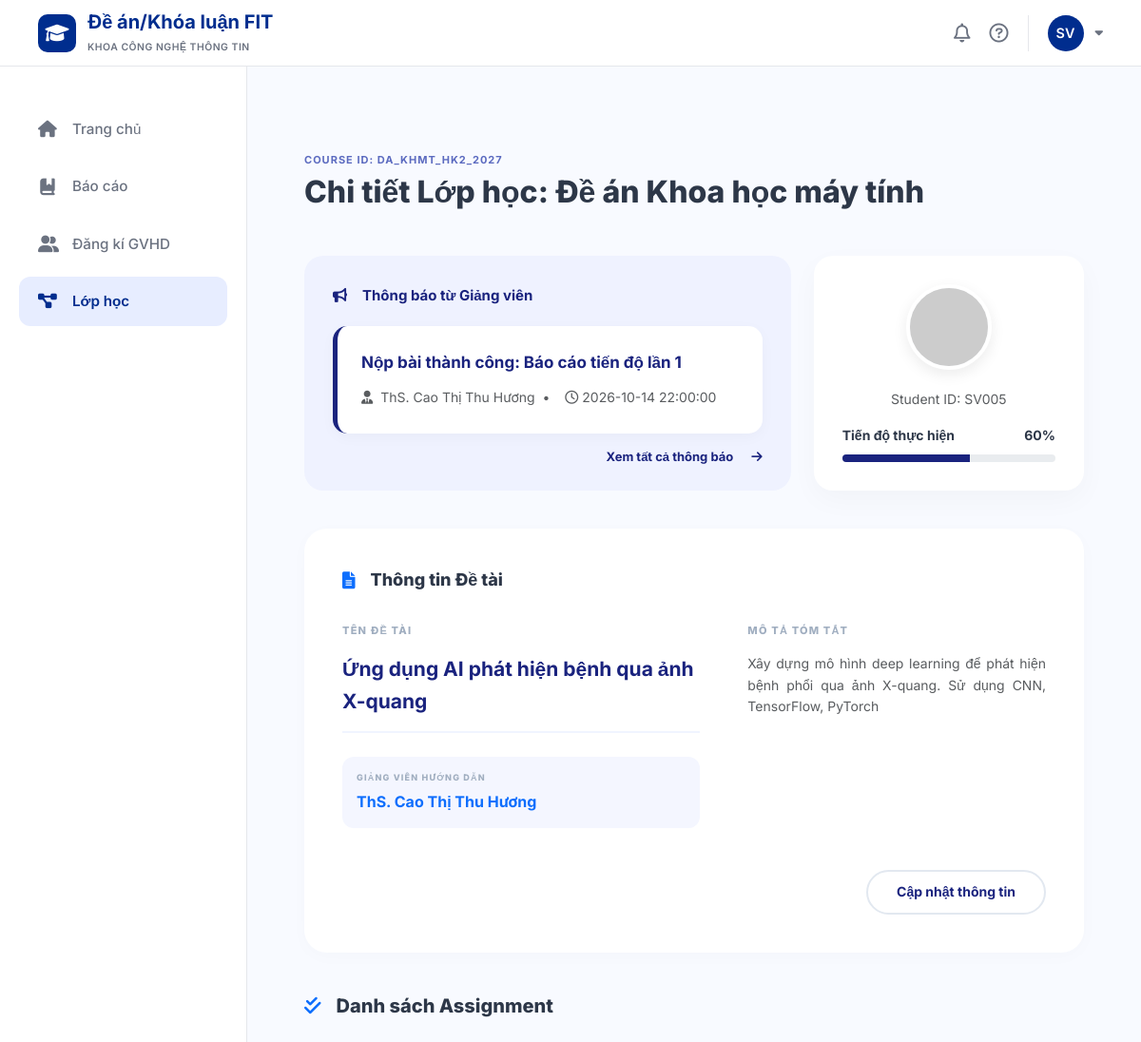
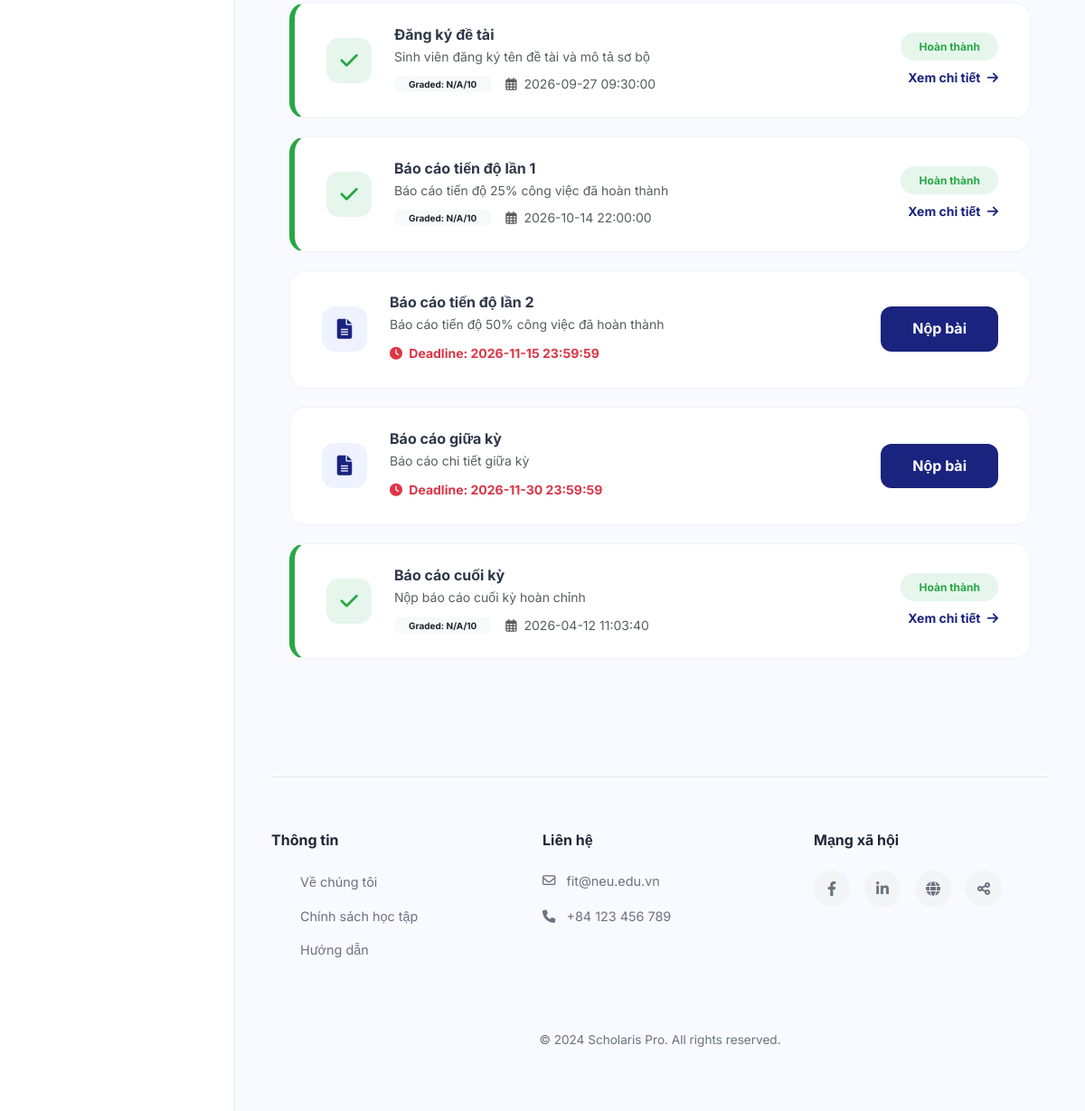
/project-detail/54 (signed in), run on an earlier commit of the app's database (2 pictures, top to bottom).
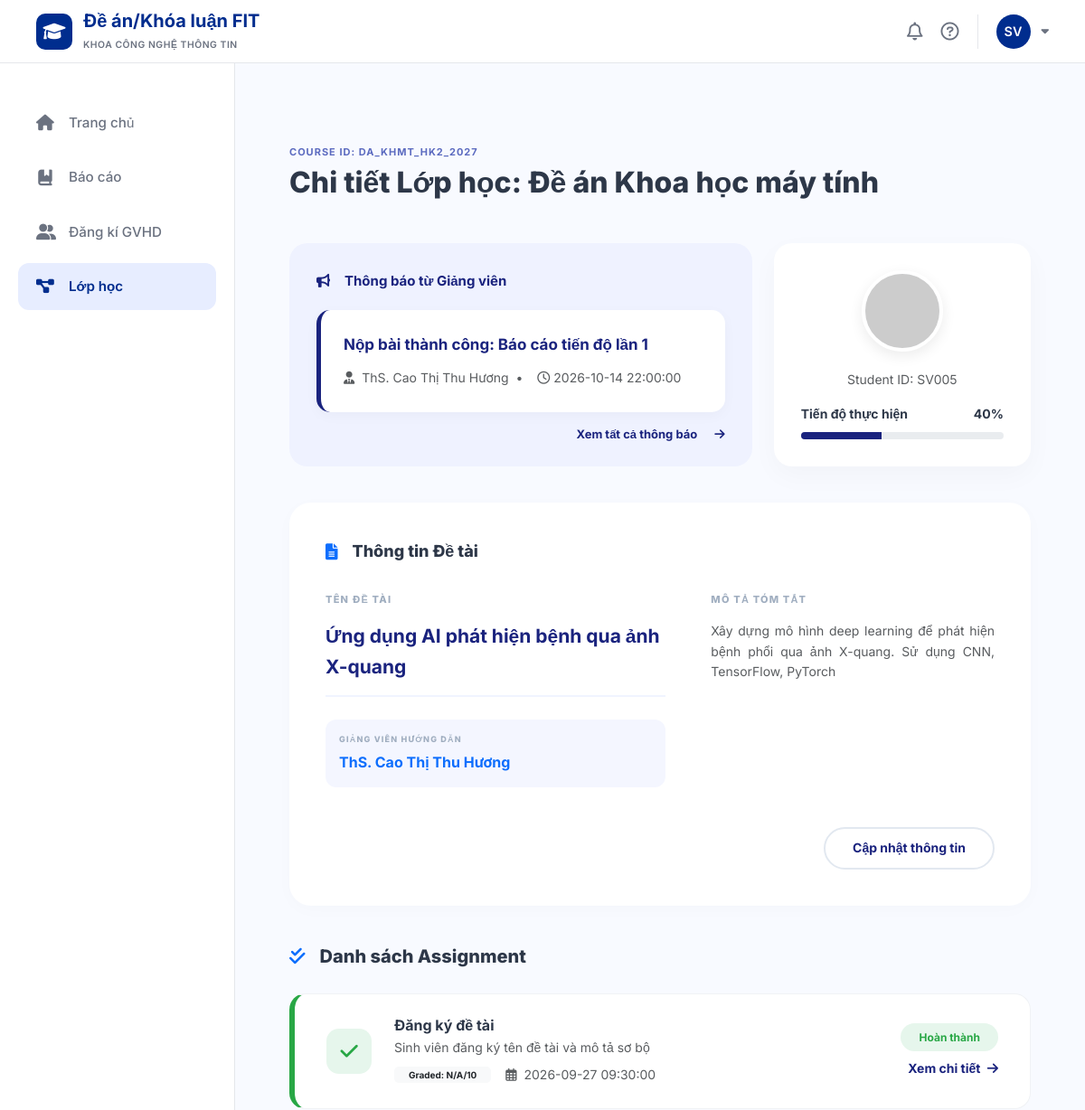
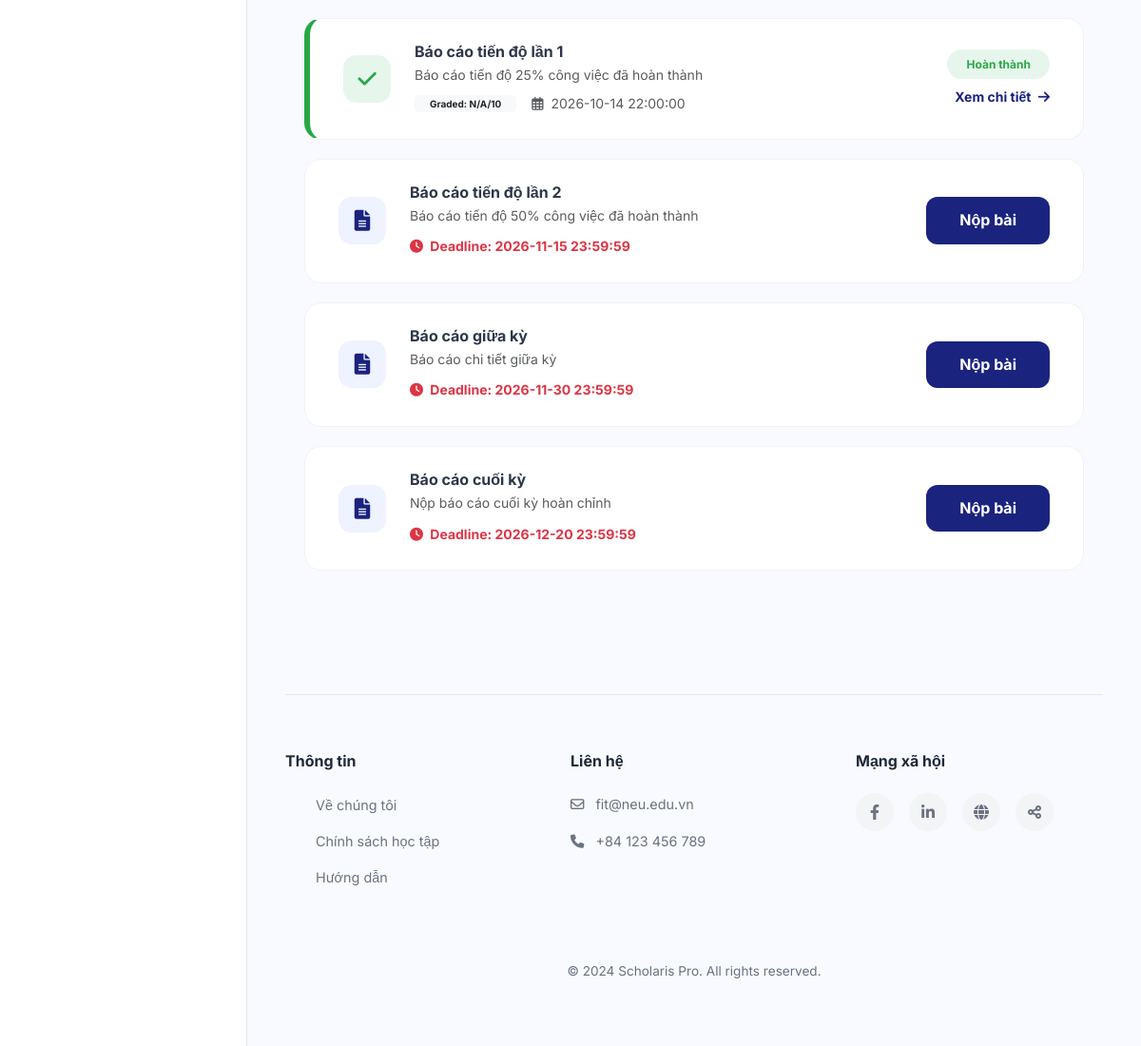
And on a later commit of the database (2 pictures, top to bottom).
### tables this page shows
CREATE TABLE topics (
    id INTEGER PRIMARY KEY AUTOINCREMENT,
    student_id INTEGER NOT NULL,
    class_id INTEGER NOT NULL,
    title VARCHAR(500) NOT NULL,
    description TEXT,
    created_at DATETIME DEFAULT CURRENT_TIMESTAMP,
    updated_at DATETIME DEFAULT CURRENT_TIMESTAMP,
    FOREIGN KEY (student_id) REFERENCES students(id),
    FOREIGN KEY (class_id) REFERENCES classes(id)
);

CREATE TABLE submissions (
    id INTEGER PRIMARY KEY AUTOINCREMENT,
    assignment_id INTEGER NOT NULL,
    student_id INTEGER NOT NULL,
    file_url VARCHAR(500),
    file_name VARCHAR(255),
    file_size INTEGER,
    progress_report TEXT,
    submitted_at DATETIME DEFAULT CURRENT_TIMESTAMP,
    is_late INTEGER DEFAULT 0,
    is_final INTEGER DEFAULT 0,
    version INTEGER DEFAULT 1,
    FOREIGN KEY (assignment_id) REFERENCES assignments(id) ON DELETE CASCADE,
    FOREIGN KEY (student_id) REFERENCES students(id)
);

CREATE TABLE assignments (
    id INTEGER PRIMARY KEY AUTOINCREMENT,
    class_id INTEGER NOT NULL,
    title VARCHAR(200) NOT NULL,
    description TEXT,
    deadline DATETIME NOT NULL,
    max_file_size INTEGER DEFAULT 10,
    allowed_file_types VARCHAR(200),
    created_at DATETIME DEFAULT CURRENT_TIMESTAMP, is_overdue,
    FOREIGN KEY (class_id) REFERENCES classes(id) ON DELETE CASCADE
);

### app/student/myprojects/routes.py (the view)
@myprojects_bp.route('/project-detail/<int:id>')
def project_detail(id):
    user_id = session.get('user_id') or 1
    conn = get_db()
    conn.row_factory = lambda cursor, row: dict(zip([column[0] for column in cursor.description], row))
    cur = conn.cursor()
    cur.execute("""
        SELECT c.id, c.class_code, c.class_name, u.full_name AS lecturer_name,
               s.id AS student_pk, s.student_code
        FROM classes c
        JOIN lecturers l ON c.lecturer_id = l.id
        JOIN users u ON l.user_id = u.id
        JOIN class_students cs ON c.id = cs.class_id
        JOIN students s ON cs.student_id = s.id
        WHERE c.id = ? AND s.user_id = ?
    """, (id, user_id))
    class_info = cur.fetchone()
    cur.execute("""
        SELECT
            (SELECT COUNT(*) FROM assignments WHERE class_id = ?) as total,
            (SELECT COUNT(*) FROM submissions WHERE student_id = ? AND assignment_id IN
                (SELECT id FROM assignments WHERE class_id = ?)) as completed
    """, (id, class_info['student_pk'], id))
    counts = cur.fetchone()
    progress = int((counts['completed'] / counts['total'] * 100)) if counts['total'] > 0 else 0
    cur.execute("SELECT title, description FROM topics WHERE class_id = ? AND student_id = ?",
               (id, class_info['student_pk']))
    topic = cur.fetchone()
    cur.execute("""
        SELECT title, content, created_at
        FROM notifications
        WHERE user_id = ? OR related_id = ?
        ORDER BY created_at DESC LIMIT 1
    """, (user_id, id))
    latest_notification = cur.fetchone()
    cur.execute("""
        SELECT a.id, a.title, a.description, a.deadline,
               sub.submitted_at, sub.file_url, sub.is_late, cs.grade
        FROM assignments a
        LEFT JOIN submissions sub ON a.id = sub.assignment_id AND sub.student_id = ?
        LEFT JOIN class_students cs ON a.class_id = cs.class_id AND cs.student_id = ?
        WHERE a.class_id = ?
        ORDER BY a.deadline ASC
    """, (class_info['student_pk'], class_info['student_pk'], id))
    assignments = cur.fetchall()
    return render_template('student/project_detail.html',
                           class_info=class_info, topic=topic,
                           latest_notification=latest_notification,
                           assignments=assignments, progress=progress)

### app/database.py (called while the page is built)
def get_db():
    if 'db' not in g:
        g.db = sqlite3.connect(DB_PATH, timeout=30)
        g.db.row_factory = sqlite3.Row
        try:
            g.db.execute("PRAGMA journal_mode=WAL")
            g.db.execute("PRAGMA foreign_keys=ON")
        except sqlite3.OperationalError:
            pass
    return g.db

### templates/student/project_detail.html (shortened to what the changed rows need)
{% extends "student/base.html" %}
{% block content %}
<link rel="stylesheet" href="https://cdnjs.cloudflare.com/ajax/libs/font-awesome/6.0.0/css/all.min.css">
<div class="main-container">
    <div class="mb-5">
        <h1 class="page-title">Chi tiết Lớp học: {{ class_info.class_name }} </h1>
    </div>
    <div class="top-grid">
        <div class="profile-card">
            <div class="progress-label d-flex justify-content-between mb-2">
                <span class="fw-bold small">Tiến độ thực hiện</span>
                <span class="fw-bold small">{{ progress }}%</span>
            </div>
            <div class="progress" style="height: 8px; border-radius: 10px;">
                <div class="progress-bar" style="width: {{ progress }}%; background: var(--primary-navy);"></div>
            </div>
        </div>
    </div>
<div class="topic-card">
    <div class="topic-grid">
        <div>
            <span class="label-caps">Tên đề tài</span>
            <div class="topic-title-box">
                {{ topic.title if topic else "Chưa đăng ký đề tài" }}
            </div>
            <div class="supervisor-tag">
                <span class="label-caps" style="margin-bottom: 5px; font-size: 9px;">Giảng viên hướng dẫn</span>
                <div class="fw-bold text-primary">
                </div>
            </div>
        </div>
        <div>
            <span class="label-caps">Mô tả tóm tắt</span>
            <p class="text-muted small" style="text-align: justify;">
                {{ topic.description if topic else "Vui lòng cập nhật mô tả..." }}
            </p>
        </div>
    </div>
</div>
    {% for ass in assignments %}
    <div class="assignment-item {% if ass.submitted_at %}completed{% elif ass.is_late %}overdue{% endif %}">
        <div class="d-flex align-items-center">
            <div class="icon-box {% if ass.submitted_at %}icon-completed{% else %}icon-pending{% endif %}">
                <i class="fas {% if ass.submitted_at %}fa-check{% else %}fa-file-alt{% endif %}"></i>
            </div>
            <div>
                <h6 class="fw-bold mb-1">{{ ass.title }} </h6>
                <p class="text-muted small mb-2">{{ ass.description | truncate(100) }} </p>
                {% if ass.submitted_at %}
                <div class="d-flex align-items-center">
                    <span class="badge bg-light text-dark px-3 py-1 fw-bold" style="font-size: 10px; border-radius: 5px;">Graded: {{ ass.grade if ass.grade else 'N/A' }}/10 </span>
                    <small class="ms-3 text-muted"><i class="far fa-calendar-alt me-1"></i> {{ ass.submitted_at }} </small>
                </div>
                {% else %}
                <small class="text-danger fw-bold"><i class="fas fa-clock me-1"></i> Deadline: {{ ass.deadline }} </small>
                {% endif %}
            </div>
        </div>
    <div class="text-end ms-4">
            {% if ass.submitted_at %}
                <div class="d-flex flex-column align-items-end">
                    <span class="status-pill pill-green mb-2">Hoàn thành</span>
                    <a href="{{ url_for('myprojects.submit_assignment', assignment_id=ass.id) }}" class="text-decoration-none small fw-bold" style="color: var(--primary-navy);">
                        Xem chi tiết <i class="fas fa-arrow-right ms-1"></i>
                    </a>
                </div>
            {% elif ass.is_late %}
                <div class="text-danger fw-bold small mb-2">Quá hạn </div>
                <a href="#" class="text-danger small text-decoration-none fw-bold">Yêu cầu gia hạn</a>
            {% else %}
                <a href="{{ url_for('myprojects.submit_assignment', assignment_id=ass.id) }}" class="btn-navy-pill text-decoration-none d-inline-block">
                    Nộp bài
                </a>
            {% endif %}
        </div>
    </div>
    {% endfor %}
</div>
{% endblock %}

What changed in the data, as far as the page shows it:
removed submissions: title "Báo cáo cuối kỳ", description "Nộp báo cáo cuối kỳ hoàn chỉnh", grade "N/A", submitted_at "2026-04-12 11:03:40"
now on this page (row unchanged): assignments: title "Báo cáo cuối kỳ", description "Nộp báo cáo cuối kỳ hoàn chỉnh", deadline "2026-12-20 23:59:59"
Also different on the page:
{{ progress }}: "60" → "40"
{{ progress }}: 60 → 40 (drawn)
